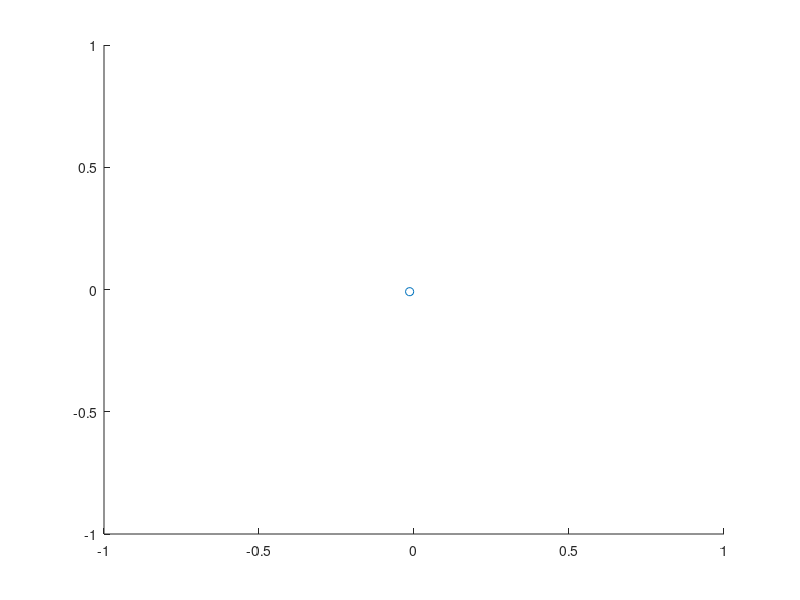

Source code (MATLAB):
%initialize parameters
clear all
t_end = 100;
particleAmount = 50;
parameterAmount = 2;
limits = [-1 1; -1 1]; % parameter limits


% generate the swarm and velocity matrices
swarm = zeros(t_end, particleAmount, parameterAmount);
swarmd = zeros(t_end, particleAmount, 2);
velocity = zeros(particleAmount, parameterAmount);
velocityd = zeros(particleAmount, 2);
bestpars = zeros(particleAmount, parameterAmount); % best parameters for each particle 
bestparsd = zeros(particleAmount, 2); % best discrete parameters ""
bestresults = zeros(particleAmount,1);
bestidx = 0;        % holder for the global best index
bestval = 0;

% initialize swarm
for ind = 1:particleAmount 
    for par = 1:parameterAmount
       swarm(1,ind,par) = limits(par,1)+rand()*(limits(par,2)-limits(par,1));
    end
end

for ind = 1:particleAmount
    params = swarm(1,ind,:);
    val = -swarm(1,ind,1)^2-swarm(1,ind,2)^2;
    bestpars(ind,:) = swarm(1,ind,:);
    bestparsd(ind,:) = swarmd(1,ind,:);
    bestresults(ind) = val;
end

[bestval, bestidx] = max(bestresults);




paratemp = zeros(particleAmount, 14); % DEBUG VARIABLE FOR FINDING TIME INTENSIVE PARAMETER COMBINATIONS

    meas_t = zeros(t_end,1);
for t=2:t_end
    
    swarm_temp = squeeze(swarm(t-1,:,:)); % required for matrix subtraction
    % create parameter validity matrix to ignore bad personal bests
    validity = bestresults;
    validity(validity(:,1)==-100) = 0;
    validity(validity(:,1)~=0) = 1;
    sparvalidity = sparse(diag(validity));
        
    % calculate velocity
    
%     velocity = velocity...
%         + 2*rand(size(velocity)).*(bestpars-swarm_temp)...
%         + 2*rand(size(velocity))...
%         .*(ones(particleAmount,1)*bestpars(bestidx,:)-swarm_temp)
    velocityLimitFraction = 0.01;
    for ind = 1:particleAmount
        for par = 1:parameterAmount
            velocity(ind,par) = velocity(ind,par)+2*rand()*(bestpars(ind,par)-swarm_temp(ind,par))+2*rand()*(bestpars(bestidx,par)-swarm_temp(ind,par));
            % limit velocity
            velocity(ind,par) = max(min(velocity(ind,par),velocityLimitFraction*(limits(par,2)-limits(par,1))),velocityLimitFraction*(limits(par,1)-limits(par,2)));
        end
    end

    % update swarm locations
    
    swarm(t,:,:) = swarm_temp + velocity;
    
    % check boundaries
    boundcheck = zeros(size(swarm_temp));
    boundcheck(:,par) = swarm(t,:,par) - max(min(swarm(t,:,par),limits(par,2)),limits(par,1));
 
    %boundcheck(boundcheck~=0) = 1;
 
    % simulate
    for ind = 1:particleAmount 
        if size(boundcheck(ind)==0) % check that none of the values is over limits
            params = swarm(t,ind,:); % TODO: discrete value handling
            result = -swarm(t,ind,1)^2-swarm(t,ind,2)^2;
        else
            result = -200;
        end
        if result > bestresults(ind)
            bestpars(ind,:) = swarm(t,ind,:);
            bestparsd(ind,:) = swarmd(1,ind,:);
            bestresults(ind) = result;
        end
    end
    
    % update global best value
    [bestvalcand, bestidxcand] = max(bestresults);
    if(bestvalcand > bestval)
       bestval = bestvalcand;
       bestid = bestidxcand;
    end
    
   
    
    t
end

% % display figure
hf = figure('color','white');
hold on
x = swarm(1,:,1);
y = swarm(1,:,2);
ht = scatter(x,y);
set(ht,'XDataSource','x')
set(ht,'YDataSource','y')
drawnow


for t = 1:t_end
    pause(0.01)
    x = swarm(t,:,1);
    y = swarm(t,:,2);
    refreshdata(hf,'caller');
    axis([limits(1,1) limits(1,2) limits(2,1) limits(2,2)])
    drawnow
end


%params = combineparams(bestpars(bestidx,:)', bestparsd(bestidx,:));
%[objects, constraints] = design_PMSM_generator(params)

